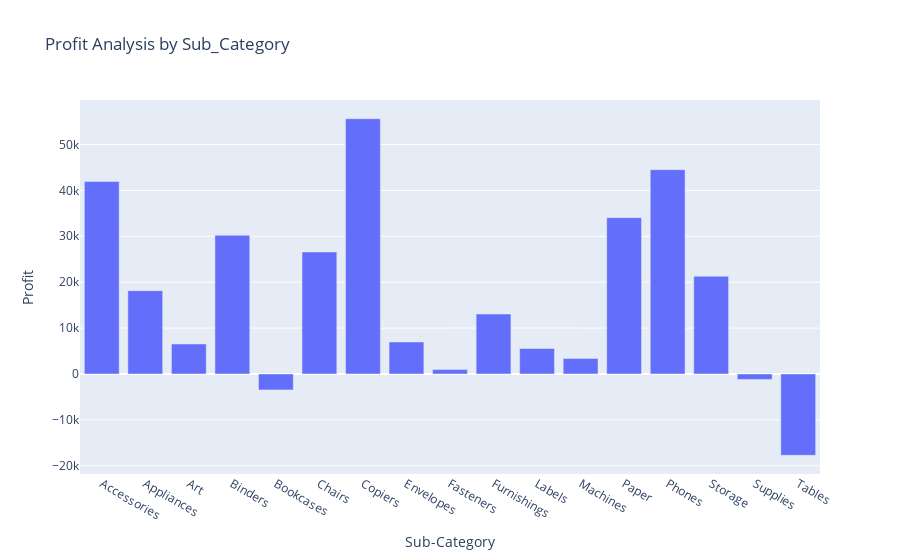

Source (notebook cell):
### Code cell
fig = px.bar(Profit_by_Sub_Category,
            x='Sub-Category',
            y='Profit',
            title= 'Profit Analysis by Sub_Category')
fig.show()

### Figure 1 — Plotly figure (JSON) as saved in the notebook; plotly's stock layout.template omitted (floating-point values rounded to 4 significant figures)
{"data": [{"hovertemplate": "Sub-Category=%{x}<br>Profit=%{y}<extra></extra>", "legendgroup": "", "marker": {"color": "#636efa", "pattern": {"shape": ""}}, "name": "", "orientation": "v", "showlegend": false, "textposition": "auto", "type": "bar", "x": ["Accessories", "Appliances", "Art", "Binders", "Bookcases", "Chairs", "Copiers", "Envelopes", "Fasteners", "Furnishings", "Labels", "Machines", "Paper", "Phones", "Storage", "Supplies", "Tables"], "xaxis": "x", "y": [41940.0, 18140.0, 6528.0, 30220.0, -3473.0, 26590.0, 55620.0, 6964.0, 949.5, 13060.0, 5546.0, 3385.0, 34050.0, 44520.0, 21280.0, -1189.0, -17730.0], "yaxis": "y"}], "layout": {"barmode": "relative", "legend": {"tracegroupgap": 0}, "title": {"text": "Profit Analysis by Sub_Category"}, "xaxis": {"anchor": "y", "domain": [0, 1], "title": {"text": "Sub-Category"}}, "yaxis": {"anchor": "x", "domain": [0, 1], "title": {"text": "Profit"}}}}
